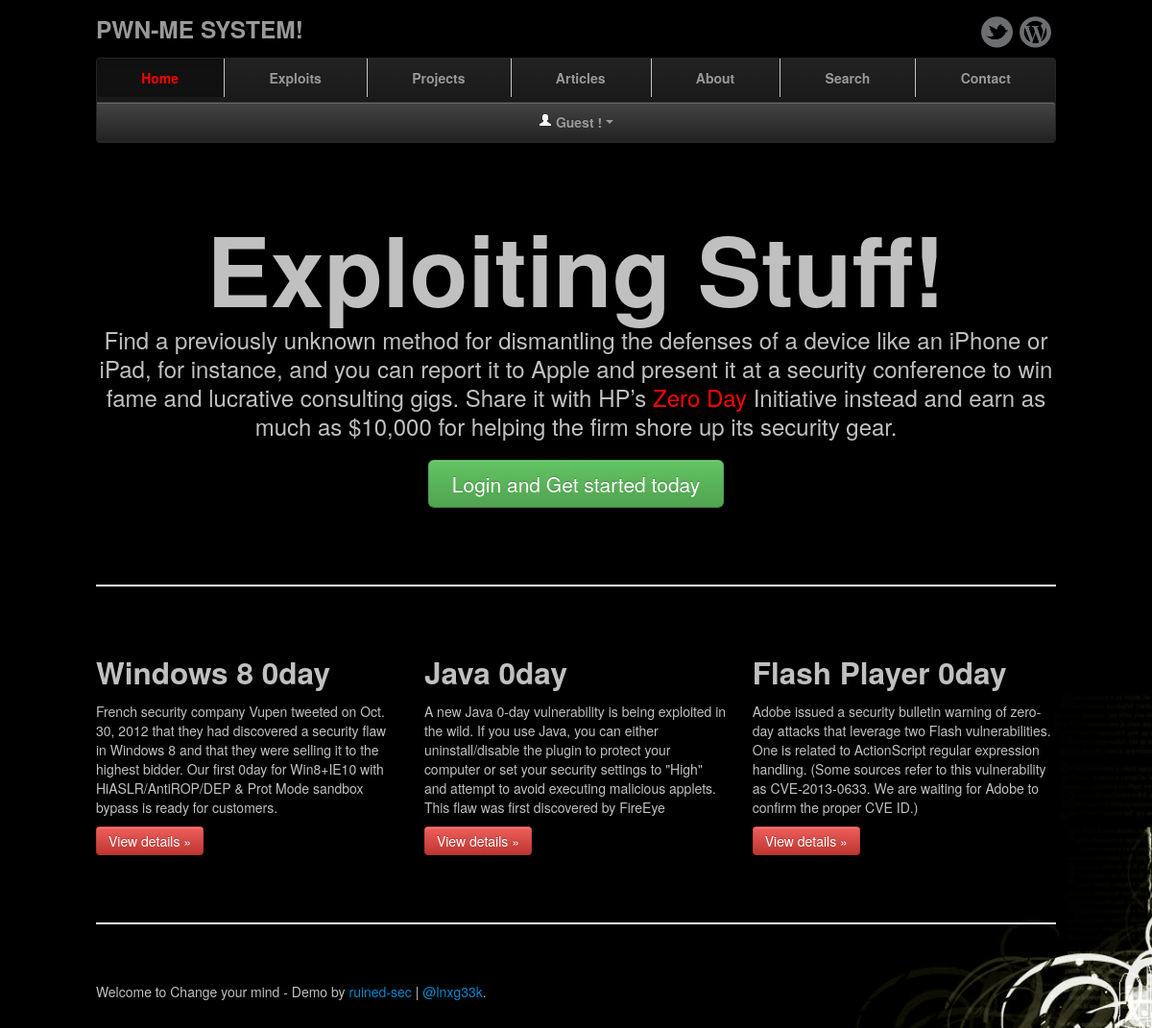
The page / on the database its author committed.
### tables this page shows
CREATE TABLE `news` (
  `id` int(11) NOT NULL AUTO_INCREMENT,
  `title` varchar(200) NOT NULL,
  `description` text NOT NULL,
  `url` varchar(200) NOT NULL,
  PRIMARY KEY (`id`)
);

### index.php (the view, shortened to what this page needs)
<?php
include 'config.php';
?>
<!DOCTYPE html>
<html lang="en">
    <head>
        <link href="static/css/bootstrap.min.css" rel="stylesheet">
        <link href="/scope/static/css/app.css" rel="stylesheet">
        <link href="static/css/bootstrap-responsive.min.css" rel="stylesheet">
    </head>
    <body>
        <div class="container">
            <?php include 'includes/header.php'; ?>
            <div class="jumbotron">
                <h1>Exploiting Stuff!</h1>
                <p class="lead">Find a previously unknown method for dismantling the defenses of a device like an iPhone or iPad, for instance, and you can report it to Apple and present it at a security conference to win fame and lucrative consulting gigs. Share it with HP’s <font color="red">Zero Day</font> Initiative instead and earn as much as $10,000 for helping the firm shore up its security gear.</p>
                <?php if (!$_SESSION['username']): ?>
                    <a class="btn btn-large btn-success" href="/scope/users/">Login and Get started today</a>
                <?php else: ?>
                    <a class="btn btn-large btn-success" href="https://www.twitter.com/lnxg33k">Follow us on Twitter for updates</a>
                <?php endif; ?>
            </div>
            <hr>
            <div class="row-fluid">
                <?php
                $sql = "SELECT * FROM news";
                $result = mysqli_query($con, $sql);
                ?>
                <?php while ($row = mysqli_fetch_array($result)): ?>
                    <div class="span4">
                        <h2><?php echo $row['title']; ?></h2>
                        <p><?php echo $row['description']; ?></p>
                        <p><a class="btn btn-danger" href="<?php echo $row['url'] ?>">View details &raquo;</a></p>
                    </div>
                <?php endwhile; ?>
            </div>
            <hr>
            <div class="footer">
                <p>Welcome to Change your mind - Demo by <a href="http://ruinedsec.wordpress.com">ruined-sec</a> | <a href="https://www.twitter.com/lnxg33k">@lnxg33k</a>.</p>
            </div>
        </div>
    </body>
</html>

### includes/header.php (shortened to what this page needs)
<?php
$URI = $_SERVER['REQUEST_URI'];
?>
<div class="masthead">
    <h3 class="muted">
        PWN-ME SYSTEM!
        <span class="pull-right">
            <a href="https://www.twitter.com/ruinedsec"><img src="/scope/static/img/twitter.ico" style="height: 33px;" /></a>
            <a href="https://ruinedsec.wordpress.com"><img src="/scope/static/img/wordpress.ico" style="height: 33px; padding-right: 5px;" /></a>
    </span>
    </h3>
    <div class="navbar navbar-inverse">
        <div class="navbar-inner">
            <div class="container">
                <ul class="nav">
                    <?php
                    if ($URI == '/scope/') {
                        echo '<li class="active">';
                    } else {
                        echo '<li>';
                    }
                    ?>
                    <a href="/scope/">Home</a></li>
                    <?php
                    if (preg_match("/\/scope\/exploits\//", $URI)) {
                        echo '<li class="active">';
                    } else {
                        echo '<li>';
                    }
                    ?>
                    <a href="/scope/exploits/">Exploits</a></li>
                    <?php
                    if (preg_match("/\/scope\/projects\//", $URI)) {
                        echo '<li class="active">';
                    } else {
                        echo '<li>';
                    }
                    ?>
                    <a href="/scope/projects/" class="<?php echo $class; ?>">Projects</a></li>
                    <?php
                    if (preg_match("/\/scope\/articles\//", $URI)) {
                        echo '<li class="active">';
                    } else {
                        echo '<li>';
                    }
                    ?>
                    <a href="/scope/articles/">Articles</a></li>
                    <?php
                    if (preg_match("/\/scope\/about\//", $URI)) {
                        echo '<li class="active">';
                    } else {
                        echo '<li>';
                    }
                    ?>
                    <a href="/scope/about/">About</a></li>
                    <li>
                        <a href="#myModal" data-toggle="modal" data-target="#myModal">Search</a>
                    </li>
                    <?php
                    if ($URI == '/scope/guestbook/') {
                        echo '<li class="active">';
                    } else {
                        echo '<li>';
                    }
                    ?>
                    <a href="/scope/guestbook/">Contact</a></li>
                </ul>
                <ul class="nav">
                    <li class="dropdown">
                        <a class="btn btn-inverse dropdown-toggle" data-toggle="dropdown" href="#">
                            <?php if ($_SESSION['username']): ?>
                                <i class="icon-user icon-white"></i> <?php echo $_SESSION['username']; ?>
                            <?php else: ?>
                                <i class="icon-user icon-white"></i> Guest !
                            <?php endif; ?>
                            <span class="caret"></span>
                        </a>
                    </li>
                </ul>
            </div>
        </div>
    </div>
</div>

### static/css/app.css (style rules this page uses)
body { background: url('/scope/static/img/background.jpg') no-repeat center center fixed; -webkit-background-size: cover; -moz-background-size: cover; -o-background-size: cover; background-size: cover; padding-bottom: 60px; color: silver; }
.navbar-inverse .nav>li>a:focus, .navbar-inverse .nav>li>a:hover, .navbar-inverse .nav .active>a, .navbar-inverse .nav .active>a:hover, .navbar-inverse .nav .active>a:focus { color: red; }
.container { margin: 0 auto; max-width: 1000px; }
.container > hr { margin: 60px 0; }
.jumbotron { margin: 80px 0; text-align: center; }
.jumbotron h1 { font-size: 100px; line-height: 1; }
.jumbotron .lead { font-size: 24px; line-height: 1.25; }
.jumbotron .btn { font-size: 21px; padding: 14px 24px; }
.navbar .navbar-inner { padding: 0; }
.navbar .nav { margin: 0; display: table; width: 100%; }
.navbar .nav li { display: table-cell; width: 1%; float: none; }
.navbar .nav li a { font-weight: bold; text-align: center; border-left: 1px solid rgba(255,255,255,.75); border-right: 1px solid rgba(0,0,0,.1); }
.navbar .nav li:first-child a { border-left: 0; border-radius: 3px 0 0 3px; }
.navbar .nav li:last-child a { border-right: 0; border-radius: 0 3px 3px 0; }

### rows shown on the page
news: title "Windows 8 0day", description "French security company Vupen tweeted on Oct. 30, 2012 that they had discovered a security flaw in Windows 8 and that they were selling it to the highest bidder. Our first 0day for Win8+IE10 with HiASLR/AntiROP/DEP & Prot Mode sandbox bypass is ready for customers."
news: title "Java 0day", description "A new Java 0-day vulnerability is being exploited in the wild. If you use Java, you can either uninstall/disable the plugin to protect your computer or set your security settings to \"High\" and attempt to avoid executing malicious applets. This flaw was first discovered by FireEye"
news: title "Flash Player 0day", description "Adobe issued a security bulletin warning of zero-day attacks that leverage two Flash vulnerabilities. One is related to ActionScript regular expression handling. (Some sources refer to this vulnerability as CVE-2013-0633. We are waiting for Adobe to confirm the proper CVE ID.)"
